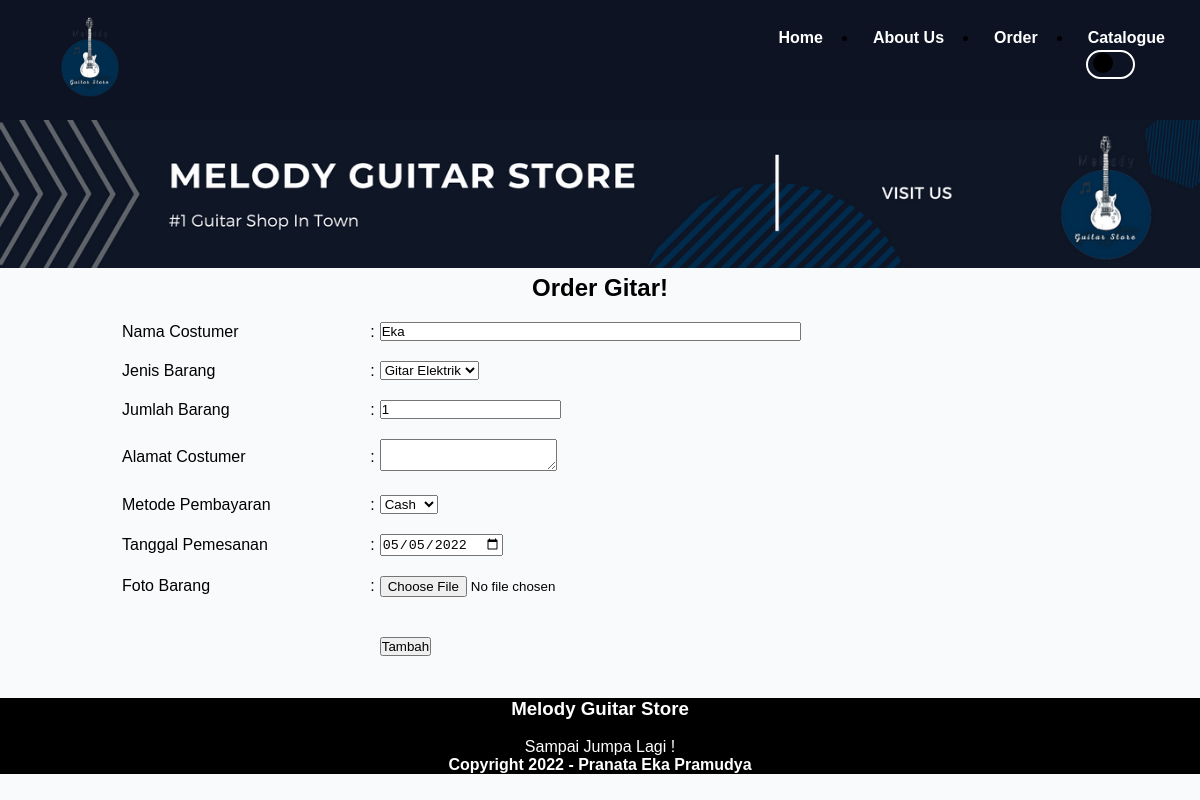
The app's page /ubah.php?nomor=8 with its own data.
### tables this page shows
CREATE TABLE `data_customer` (
  `nomor` int(10) NOT NULL,
  `nama` varchar(40) NOT NULL,
  `jenis_barang` varchar(30) NOT NULL,
  `jumlah_barang` int(3) NOT NULL,
  `alamat` varchar(50) NOT NULL,
  `metode_pembayaran` varchar(30) NOT NULL,
  `tanggal_pemesanan` date NOT NULL,
  `foto_barang` varchar(50) NOT NULL
);

### ubah.php (the view, shortened to what this page needs)
<?php
require 'koneksi.php';
$id = $_GET['nomor'];
$result = mysqli_query($conn, "SELECT * FROM data_customer WHERE nomor='$id'");
$posttest = [];
while ($row = mysqli_fetch_assoc($result)) {
    $posttest[] = $row;
}
$mhs = $posttest[0];
?>
<!DOCTYPE html>
<html>
<head>
    <link rel ="stylesheet" href = "style.css">
</head>
<body>
    <header>
        <nav>
        <div class="wrap">
                <div class="logo"><a href="index.php"><img src="Gambar/Melody.png"></a></div>
                <div class="menu">
                    <ul>
                        <li><a href="index.php">Home</a></li>
                        <li><a href="about_us.php">About Us</a></li>
                        <li><a href="order.php">Order</a></li>
                        <li id="katalog"><a href="">Catalogue</a></li>
                        <label id="ubah"></label>
                    </ul>
                </div>
            </div>
    </nav>
    </header>
    <div class="wrap">
        <section class="banner">
            <img src="Gambar/Banner.png"width="100%"></p>
        </section>
    </div>
    <div align="center" class="formulir">
            <form action="" method="post">
                <table border="0" width="80%">
                    <tr class="judul">
                        <td colspan="4" align="center">
                            <strong>
                                <font size="5">
                                    <p>Order Gitar!</p>
                                </font>
                            </strong>
                        </td>
                    </tr>
                    <tr>
                        <td> <br> Nama Costumer</td>
                        <td> <br> :</td>
                        <td> <br> <input type="text" maxlength="100" name="nama" size="50" required="" value ="<?php echo $mhs['nama']; ?>"></td>
                    </tr>
                    <tr>
                        <td> <br> Jenis Barang</td>
                        <td> <br> :</td>
                        <td><br> <select name="jenis_barang" required ="" value = "<?php echo $mhs['jenis_barang']; ?>">
                            <option value="Gitar Elektrik">Gitar Elektrik</option>
                        </select></td>
                    </tr>
                    <tr>
                        <td> <br> Jumlah Barang</td>
                        <td> <br> :</td>
                        <td> <br> <input type="number" name="jumlah_barang" required=""value ="<?php echo $mhs['jumlah_barang']; ?>">
                    </tr>
                    <tr>
                        <td> <br> Alamat Costumer</td>
                        <td> <br> :</td>
                        <td> <br> <textarea name="alamat" required="" value = "<?php echo $mhs['alamat']; ?>"></textarea></td>
                    </tr>
                    <tr>
                        <td> <br> Metode Pembayaran</td>
                        <td> <br> :</td>
                        <td><br> <select name="metode_pembayaran" required ="" value = "<?php echo $mhs['metode_pembayaran']; ?>">
                            <option value="Cash">Cash</option>
                        </select></td>
                    </tr>
                    <tr>
                        <td> <br> Tanggal Pemesanan </td>
                        <td> <br> :</td>
                        <td> <br> <input type="date" name="tanggal_pemesanan" required = "" value = "<?php echo $mhs['tanggal_pemesanan']; ?>" >
                    </tr>
                    <tr>
                        <td> <br> Foto Barang </td>
                        <td> <br> :</td>
                        <td> <br> <input type = "file" name="foto_barang" required = "" value ="<?php echo $mhs['foto_barang']; ?>">
                    </tr>
                    <tr>
                        <td colspan="4"> <br> <br> </td>
                    </tr>
                    <tr>
                        <td></td>
                        <td></td>
                        <td><input type="submit" name = "tambah" value = "Tambah"></td>
                    </tr>
                </table>
            </form>
        </div>
    <footer class="footer">
        <h3>Melody Guitar Store</h3>
        <p>
            <br>
            Sampai Jumpa Lagi !
            <br>
        </p>
        <h4>Copyright 2022 - Pranata Eka Pramudya</h4>
    </footer>
</body>
</html>

### style.css (style rules this page uses)
* { text-decoration: none; margin: 0px; padding: 0px; }
body { background-color: #f9fafc; box-sizing: border-box; padding: 0; margin: 0; font-family: 'Franklin Gothic Medium', 'Arial Narrow', Arial, sans-serif; }
.wrap { width: 100%; margin: auto; position: relative; }
.logo img { padding: 10px 40px; width: 100px; float: left; }
.menu { float: right; }
nav { width: 100%; margin: auto; display: flex; line-height: 75px; position: sticky; top: 0; background-color: #0d1322; }
nav ul { margin: 0px; padding: 0px; overflow: hidden; }
nav ul li { float: left; }
nav ul li a { color: white; font-weight: bold; text-align: center; padding: 0px 35px 0px 15px ; }
.footer { background-color: #000000; text-align: center; margin-top: 40px; margin-bottom: 15px; color: white; }
label { position: absolute; float: left; width: 45px; height: 25px; right: 65px; top: 50px; border: 2px white solid; border-radius: 20px; }
label:before { position: absolute; content: ""; width: 20px; height: 20px; right: 20px; top: 1px; border: 2px; border-radius: 50%; cursor: pointer; background: black; transition: 2s; }

### records on screen
data_customer: nama "Eka", jenis_barang "Gitar Elektrik", metode_pembayaran "Cash", tanggal_pemesanan "05/05/2022"
